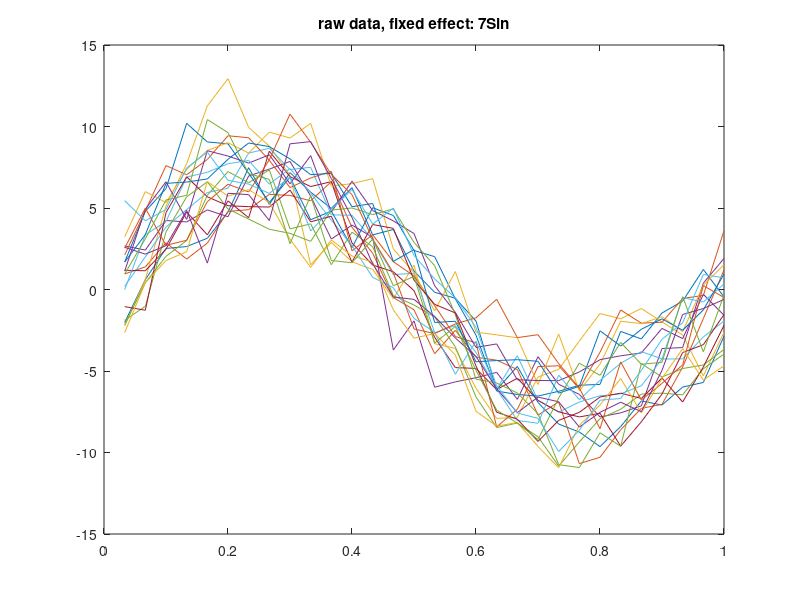

This figure's MATLAB source: (Note: this script raises an error after producing the figure.)
%% Demo for my DSSFull (DSS n-step algorithm) using VSS algorithm
%  Adding the following folders to the path:
%   -FTSC

%% Clear
clear;
clc;
rng(1)                                       % control the randomness

%% Simulation: raw data for functional mixed effect model

n = 20;                                       % number of subjects
m = 30;                                       % number of observations
t = (1:m)/m;
p = 1;                                        % # of fixed effects
q = 1;                                        % # of random effects
sigma_e = 1;                                  % variance of white noise

d = 2*(p+n*q);                                % dimension of states

realFixedEffect = 7*sin(2*pi*t);              % p-by-m
realRandomEffect = randn(n,4)*[cos(2*pi*t);cos(4*pi*t);...
                               cos(6*pi*t);ones(1,m)];
                 
realY = repmat(realFixedEffect, [n,1]) + realRandomEffect;

Y = realY+ sqrt(sigma_e)*randn(n,m);

figure;
plot(t, Y');
title('raw data, fixed effect: 7Sin');

%% Model setting

fixedArray = ones(1,p);
randomArray = ones(1,q);

% Start point
logpara0 = [0;                                    % log of e  
         -10;-10;                                 % logs of lambdaF, lambdaR
         1*ones(2*q,1)];                          % log of randomDiag

diffusePrior = 1e7;

fprintf('The starting value for variance of measurement error is %d .\n', exp(logpara0(1)));

fprintf('The starting value for lambda_b is %d .\n', exp(logpara0(2)));

fprintf('The starting value for lambda_a is %d .\n', exp(logpara0(3)));

fprintf('The starting value for sigma^2_1 is %d .\n', exp(logpara0(4)));

fprintf('The starting value for sigma^2_2 is %d .\n', exp(logpara0(5)));


SSM = fme2ss(n, fixedArray, randomArray, t, logpara0, diffusePrior);

%% Starting point: KalmanAll
tic;
NlogLik_kalman = NlogLik(@KalmanAll, Y, fixedArray, randomArray, t, logpara0, diffusePrior);
eval_kalman = toc;
fprintf('KalmanAll: Negative log-likelihood value for the start point is %d \n', NlogLik_kalman);
fprintf('A single evaluation in KalmanAll function takes %d seconds.\n', eval_kalman);

%% Starting point: DSSFull
tic;
NlogLik_dssfull = NlogLik(@DSSFull, Y, fixedArray, randomArray, t, logpara0, diffusePrior);
eval_dssfull = toc;
fprintf('DSSFull: Negative log-likelihood value for the start point is %d \n', NlogLik_dssfull);
fprintf('A single evaluation in DSSFull function takes %d seconds.\n', eval_dssfull);

%% Training parameters: KalmanAll
tic;
[logparahat_kalman, fval_kalman] = fmeTraining(@KalmanAll, Y, fixedArray, randomArray, t, logpara0, diffusePrior);
opti_kalman = toc;

fprintf('MLE for KalmanAll function takes %d seconds.\n', opti_kalman);
fprintf('The KalmanAll estimated variance of measurement error is %d .\n', exp(logparahat_kalman(1)));
fprintf('The KalmanAll estimated lambda_b is %d .\n', exp(logparahat_kalman(2)));
fprintf('The KalmanAll estimated lambda_a is %d .\n', exp(logparahat_kalman(3)));
fprintf('The KalmanAll estimated sigma^2_1 is %d .\n', exp(logparahat_kalman(4)));
fprintf('The KalmanAll estimated sigma^2_2 is %d .\n', exp(logparahat_kalman(5)));


%% Training parameters: DSSFull
tic;
logparahat_dssfull = fmeTraining(@DSSFull, Y, fixedArray, randomArray, t, logpara0, diffusePrior);
opti_dssfull = toc;

fprintf('MLE for DSSFull function takes %d seconds.\n', opti_dssfull);
fprintf('The DSSFull estimated variance of measurement error is %d .\n', exp(logparahat_dssfull(1)));
fprintf('The DSSFull estimated lambda_b is %d .\n', exp(logparahat_dssfull(2)));
fprintf('The DSSFull estimated lambda_a is %d .\n', exp(logparahat_dssfull(3)));
fprintf('The DSSFull estimated sigma^2_1 is %d .\n', exp(logparahat_dssfull(4)));
fprintf('The DSSFull estimated sigma^2_2 is %d .\n', exp(logparahat_dssfull(5)));

%% Model fitting: KalmanAll

SSM_kalman = fme2ss(n, fixedArray, randomArray, t, logparahat_kalman, diffusePrior);

[logL_kalman, Output_kalman] = KalmanAll(SSM_kalman, Y);

fprintf('The KalmanAll maximized log-likelihood is %d .\n', logL_kalman);

%% Model fitting: DSSFull

SSM_dssfull = fme2ss(n, fixedArray, randomArray, t, logparahat_dssfull, diffusePrior);

[logL_dssfull, Output_dssfull] = DSSFull(SSM_dssfull, Y);

fprintf('The DSSFull maximized log-likelihood is %d .\n', logL_dssfull);

%% Group-average
k = 1;  %  the real fixed effect state parameter
ConfidenceLevel = 0.95;     % confidence level

%  KalmanAll
[Smoothed_kalman, SmoothedVar_kalman] =...
    StatesMeanVar(Output_kalman, 'kalman-all', 'smooth');

[Smoothed95Upper_kalman, Smoothed95Lower_kalman] = ...
    NormalCI(Smoothed_kalman, SmoothedVar_kalman, ConfidenceLevel);

%  DSSFull
[Smoothed_dssfull, SmoothedVar_dssfull] =...
    StatesMeanVar(Output_dssfull, 'dss-full', 'smooth');

[Smoothed95Upper_dssfull, Smoothed95Lower_dssfull] = ...
    NormalCI(Smoothed_dssfull, SmoothedVar_dssfull, ConfidenceLevel);


% mean and confidence interal
for i=1:n
    figure;
    Smoothed_dssfull_i = reshape(Smoothed_dssfull(k,:,i), 1, m);
    Smoothed95Upper_dssfull_i = reshape(Smoothed95Upper_dssfull(k,:,i), 1, m);
    Smoothed95Lower_dssfull_i = reshape(Smoothed95Lower_dssfull(k,:,i), 1, m);
    plot(t, Smoothed_kalman(k,:),...
        t, Smoothed_dssfull_i,...
        t, realFixedEffect,...
        t, Smoothed95Upper_kalman(k,:), ':',...
        t, Smoothed95Lower_kalman(k,:), ':',...
        t, Smoothed95Upper_dssfull_i, '--',...
        t, Smoothed95Lower_dssfull_i, '--')
    legend('KalmanAll with :', 'DSSFull with --', 'real fixed effect')
    tit = strcat('Group average: DSSFull at step ', num2str(i));
    title(tit)
end

% variance
for i=1:n
    figure;
    SmoothedVar_dssfull_i = reshape(SmoothedVar_dssfull(k,:,i), 1, m);
    plot(t, SmoothedVar_kalman(k,:),...
        t, SmoothedVar_dssfull_i);
    legend('KalmanAll', 'DSSFull');
    tit = strcat('Group average variance: DSSFull at step ', num2str(i));
    title(tit)
end

%% Subject-fit
%  kalman-all
[YFitted_kalman, YFittedVar_kalman] = ...
    SpaceMeanVar(Output_kalman, SSM_kalman, 'kalman-all', 'smooth');


[YFitted95Upper_kalman, YFitted95Lower_kalman] = ...
    NormalCI(YFitted_kalman, YFittedVar_kalman, ConfidenceLevel);

%  dss-full
[YFitted_dssfull, YFittedVar_dssfull] = ...
    SpaceMeanVar(Output_dssfull, SSM_dssfull, 'dss-full', 'smooth');

[YFitted95Upper_dssfull, YFitted95Lower_dssfull] = ...
    NormalCI(YFitted_dssfull, YFittedVar_dssfull, ConfidenceLevel);


%  mean and confidence interval
for n_i = 1:n
    figure;
    subplot(1,2,1);
    plot(t, YFitted_kalman(n_i, :),...
        t, Y(n_i,:),...
        t, realY(n_i,:),...
        t, YFitted95Upper_kalman(n_i, :), '--',...
        t, YFitted95Lower_kalman(n_i, :), '--')
    legend('Fitted', 'Observation', 'Real')
    title(strcat('Subject fit: KalmanAll n=', num2str(n_i)))
    
    subplot(1,2,2);
    plot(t, YFitted_dssfull(n_i, :),...
        t, Y(n_i,:),...
        t, realY(n_i,:),...
        t, YFitted95Upper_dssfull(n_i, :), '--',...
        t, YFitted95Lower_dssfull(n_i, :), '--')
    legend('Fitted', 'Observation', 'Real')
    title(strcat('Subject fit: DSSFull(converged) n=', num2str(n_i)))
end

%% Tesing
fprintf('-Group average: \n');
fprintf('KalmanAll group mean at t=1 is %5.4f \n', Smoothed_kalman(1,1));
fprintf('KalmanAll group var at t=1 is %5.4f \n', SmoothedVar_kalman(1,1));

fprintf('DSSFull step 1 group mean at t=1 is %5.4f \n', Smoothed_dssfull(1,1,1));
fprintf('DSSFull step 1 group var at t=1 is %5.4f \n', SmoothedVar_dssfull(1,1,1));

fprintf('DSSFull(converged) group mean at t=1 is %5.4f \n', Smoothed_dssfull(1,1,20));
fprintf('DSSFull(converged) group var at t=1 is %5.4f \n', SmoothedVar_dssfull(1,1,20));

fprintf('-Subject fit: \n');
fprintf('KalmanAll subject 1 mean at t=1 is %5.4f \n', YFitted_kalman(1,1));
fprintf('KalmanAll subject 1 var at t=1 is %5.4f \n', YFittedVar_kalman(1,1));
fprintf('KalmanAll subject 20 mean at t=1 is %5.4f \n', YFitted_kalman(20,1));
fprintf('KalmanAll subject 20 var at t=1 is %5.4f \n', YFittedVar_kalman(20,1));

fprintf('DSSFull(converged) subject 1 mean at t=1 is %5.4f \n', YFitted_dssfull(1,1));
fprintf('DSSFull(converged) subject 1 var at t=1 is %5.4f \n', YFittedVar_dssfull(1,1));
fprintf('DSSFull(converged) subject 20 mean at t=1 is %5.4f \n', YFitted_dssfull(20,1));
fprintf('DSSFull(converged) subject 20 var at t=1 is %5.4f \n', YFittedVar_dssfull(20,1));





